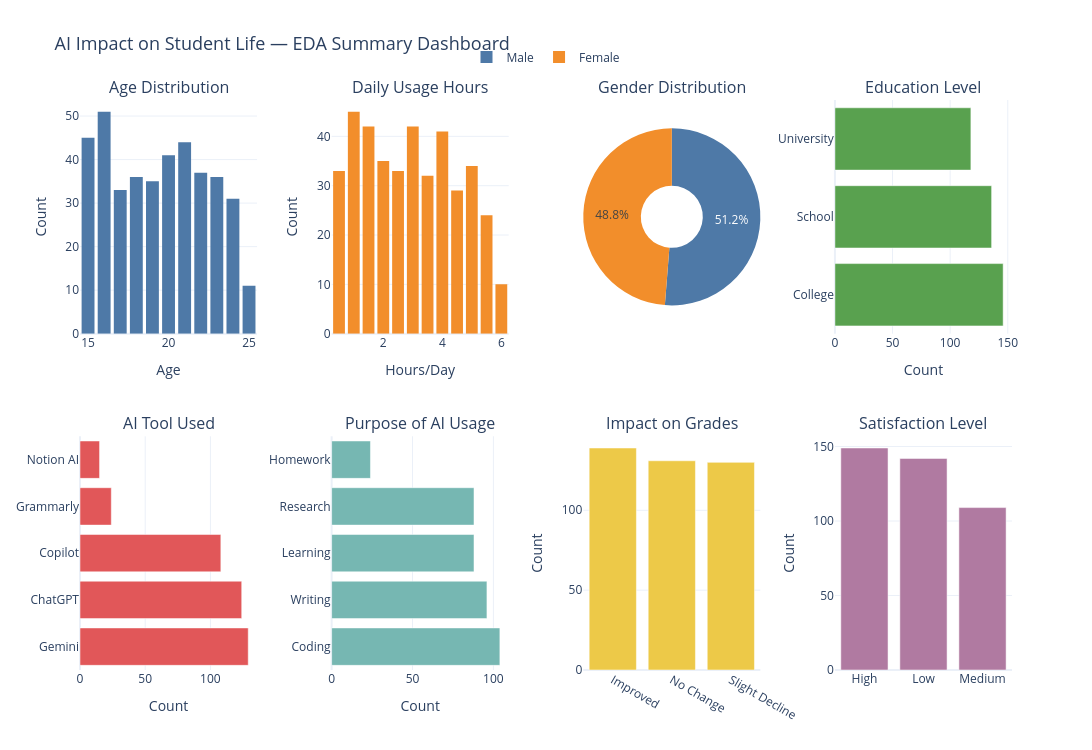

Notebook cell for this chart:
### Markdown cell above
# Lastly Compact interactive dashboard that summarizes the key EDA charts

### Code cell
import plotly.graph_objects as go
from plotly.subplots import make_subplots

# Prepare data
age_data = df['Age']
usage_data = df['Daily_Usage_Hours']
gender_counts = df['Gender'].value_counts()
edu_counts = df['Education_Level'].value_counts()
tool_counts = df['AI_Tool_Used'].value_counts()
purpose_counts = df['Purpose'].value_counts()
impact_counts = df['Impact_on_Grades'].value_counts()
sat_counts = df['Satisfaction_Level'].value_counts()

# Color palette
colors = ['#4E79A7', '#F28E2B', '#59A14F', '#E15759', '#76B7B2', '#EDC948', '#B07AA1', '#FF9DA7']

fig = make_subplots(
    rows=2,
    cols=4,
    subplot_titles=(
        'Age Distribution',
        'Daily Usage Hours',
        'Gender Distribution',
        'Education Level',
        'AI Tool Used',
        'Purpose of AI Usage',
        'Impact on Grades',
        'Satisfaction Level'
    ),
    specs=[
        [{"type": "xy"}, {"type": "xy"}, {"type": "domain"}, {"type": "xy"}],
        [{"type": "xy"}, {"type": "xy"}, {"type": "xy"}, {"type": "xy"}]
    ],
    vertical_spacing=0.18,
    horizontal_spacing=0.08
)

# 1) Age histogram (row 1, col 1)
fig.add_trace(
    go.Histogram(x=age_data, nbinsx=15, name='Age', marker_color=colors[0], showlegend=False,
                 hovertemplate='Age: %{x}<br>Count: %{y}<extra></extra>'),
    row=1, col=1
)

# 2) Daily Usage Hours histogram (row 1, col 2)
fig.add_trace(
    go.Histogram(x=usage_data, nbinsx=15, name='Daily Usage', marker_color=colors[1], showlegend=False,
                 hovertemplate='Hours: %{x}<br>Count: %{y}<extra></extra>'),
    row=1, col=2
)

# 3) Gender pie chart (row 1, col 3)
fig.add_trace(
    go.Pie(labels=gender_counts.index, values=gender_counts.values, name='Gender',
           marker_colors=colors, hole=0.35, showlegend=True,
           hovertemplate='%{label}: %{value} (%{percent})<extra></extra>'),
    row=1, col=3
)

# 4) Education Level bar chart (row 1, col 4)
fig.add_trace(
    go.Bar(x=edu_counts.values, y=edu_counts.index, orientation='h', name='Education',
           marker_color=colors[2], showlegend=False,
           hovertemplate='%{y}: %{x}<extra></extra>'),
    row=1, col=4
)

# 5) AI Tool Used bar chart (row 2, col 1)
fig.add_trace(
    go.Bar(x=tool_counts.values, y=tool_counts.index, orientation='h', name='AI Tool',
           marker_color=colors[3], showlegend=False,
           hovertemplate='%{y}: %{x}<extra></extra>'),
    row=2, col=1
)

# 6) Purpose bar chart (row 2, col 2)
fig.add_trace(
    go.Bar(x=purpose_counts.values, y=purpose_counts.index, orientation='h', name='Purpose',
           marker_color=colors[4], showlegend=False,
           hovertemplate='%{y}: %{x}<extra></extra>'),
    row=2, col=2
)

# 7) Impact on Grades bar chart (row 2, col 3)
fig.add_trace(
    go.Bar(x=impact_counts.index, y=impact_counts.values, name='Impact',
           marker_color=colors[5], showlegend=False,
           hovertemplate='%{x}: %{y}<extra></extra>'),
    row=2, col=3
)

# 8) Satisfaction Level bar chart (row 2, col 4)
fig.add_trace(
    go.Bar(x=sat_counts.index, y=sat_counts.values, name='Satisfaction',
           marker_color=colors[6], showlegend=False,
           hovertemplate='%{x}: %{y}<extra></extra>'),
    row=2, col=4
)

fig.update_layout(
    title=dict(text='AI Impact on Student Life — EDA Summary Dashboard', font=dict(size=18)),
    template='plotly_white',
    height=750,
    width=1400,
    bargap=0.2,
    legend=dict(orientation='h', yanchor='bottom', y=1.05, xanchor='center', x=0.5)
)

# Axis labels
fig.update_xaxes(title_text='Age', row=1, col=1)
fig.update_yaxes(title_text='Count', row=1, col=1)
fig.update_xaxes(title_text='Hours/Day', row=1, col=2)
fig.update_yaxes(title_text='Count', row=1, col=2)
fig.update_xaxes(title_text='Count', row=1, col=4)
fig.update_xaxes(title_text='Count', row=2, col=1)
fig.update_xaxes(title_text='Count', row=2, col=2)
fig.update_yaxes(title_text='Count', row=2, col=3)
fig.update_yaxes(title_text='Count', row=2, col=4)

fig.write_html('dashboard.html')
fig.show()

### Figure 1 — Plotly figure (JSON) as saved in the notebook; plotly's stock layout.template omitted (floating-point values rounded to 4 significant figures; data arrays with more than 128 entries replaced by an {"elided": "..."} marker saying what was removed)
{"data": [{"hovertemplate": "Age: %{x}<br>Count: %{y}<extra></extra>", "marker": {"color": "#4E79A7"}, "name": "Age", "nbinsx": 15, "showlegend": false, "type": "histogram", "x": {"elided": "400 int values"}, "xaxis": "x", "yaxis": "y"}, {"hovertemplate": "Hours: %{x}<br>Count: %{y}<extra></extra>", "marker": {"color": "#F28E2B"}, "name": "Daily Usage", "nbinsx": 15, "showlegend": false, "type": "histogram", "x": {"elided": "400 float values"}, "xaxis": "x2", "yaxis": "y2"}, {"domain": {"x": [0.54, 0.73], "y": [0.59, 1.0]}, "hole": 0.35, "hovertemplate": "%{label}: %{value} (%{percent})<extra></extra>", "labels": ["Male", "Female"], "marker": {"colors": ["#4E79A7", "#F28E2B", "#59A14F", "#E15759", "#76B7B2", "#EDC948", "#B07AA1", "#FF9DA7"]}, "name": "Gender", "showlegend": true, "type": "pie", "values": [205, 195]}, {"hovertemplate": "%{y}: %{x}<extra></extra>", "marker": {"color": "#59A14F"}, "name": "Education", "orientation": "h", "showlegend": false, "type": "bar", "x": [146, 136, 118], "xaxis": "x3", "y": ["College", "School", "University"], "yaxis": "y3"}, {"hovertemplate": "%{y}: %{x}<extra></extra>", "marker": {"color": "#E15759"}, "name": "AI Tool", "orientation": "h", "showlegend": false, "type": "bar", "x": [129, 124, 108, 24, 15], "xaxis": "x4", "y": ["Gemini", "ChatGPT", "Copilot", "Grammarly", "Notion AI"], "yaxis": "y4"}, {"hovertemplate": "%{y}: %{x}<extra></extra>", "marker": {"color": "#76B7B2"}, "name": "Purpose", "orientation": "h", "showlegend": false, "type": "bar", "x": [104, 96, 88, 88, 24], "xaxis": "x5", "y": ["Coding", "Writing", "Learning", "Research", "Homework"], "yaxis": "y5"}, {"hovertemplate": "%{x}: %{y}<extra></extra>", "marker": {"color": "#EDC948"}, "name": "Impact", "showlegend": false, "type": "bar", "x": ["Improved", "No Change", "Slight Decline"], "xaxis": "x6", "y": [139, 131, 130], "yaxis": "y6"}, {"hovertemplate": "%{x}: %{y}<extra></extra>", "marker": {"color": "#B07AA1"}, "name": "Satisfaction", "showlegend": false, "type": "bar", "x": ["High", "Low", "Medium"], "xaxis": "x7", "y": [149, 142, 109], "yaxis": "y7"}], "layout": {"annotations": [{"font": {"size": 16}, "showarrow": false, "text": "Age Distribution", "x": 0.095, "xanchor": "center", "xref": "paper", "y": 1.0, "yanchor": "bottom", "yref": "paper"}, {"font": {"size": 16}, "showarrow": false, "text": "Daily Usage Hours", "x": 0.365, "xanchor": "center", "xref": "paper", "y": 1.0, "yanchor": "bottom", "yref": "paper"}, {"font": {"size": 16}, "showarrow": false, "text": "Gender Distribution", "x": 0.635, "xanchor": "center", "xref": "paper", "y": 1.0, "yanchor": "bottom", "yref": "paper"}, {"font": {"size": 16}, "showarrow": false, "text": "Education Level", "x": 0.905, "xanchor": "center", "xref": "paper", "y": 1.0, "yanchor": "bottom", "yref": "paper"}, {"font": {"size": 16}, "showarrow": false, "text": "AI Tool Used", "x": 0.095, "xanchor": "center", "xref": "paper", "y": 0.41, "yanchor": "bottom", "yref": "paper"}, {"font": {"size": 16}, "showarrow": false, "text": "Purpose of AI Usage", "x": 0.365, "xanchor": "center", "xref": "paper", "y": 0.41, "yanchor": "bottom", "yref": "paper"}, {"font": {"size": 16}, "showarrow": false, "text": "Impact on Grades", "x": 0.635, "xanchor": "center", "xref": "paper", "y": 0.41, "yanchor": "bottom", "yref": "paper"}, {"font": {"size": 16}, "showarrow": false, "text": "Satisfaction Level", "x": 0.905, "xanchor": "center", "xref": "paper", "y": 0.41, "yanchor": "bottom", "yref": "paper"}], "bargap": 0.2, "height": 750, "legend": {"orientation": "h", "x": 0.5, "xanchor": "center", "y": 1.05, "yanchor": "bottom"}, "title": {"font": {"size": 18}, "text": "AI Impact on Student Life — EDA Summary Dashboard"}, "width": 1400, "xaxis": {"anchor": "y", "domain": [0.0, 0.19], "title": {"text": "Age"}}, "xaxis2": {"anchor": "y2", "domain": [0.27, 0.46], "title": {"text": "Hours/Day"}}, "xaxis3": {"anchor": "y3", "domain": [0.81, 1.0], "title": {"text": "Count"}}, "xaxis4": {"anchor": "y4", "domain": [0.0, 0.19], "title": {"text": "Count"}}, "xaxis5": {"anchor": "y5", "domain": [0.27, 0.46], "title": {"text": "Count"}}, "xaxis6": {"anchor": "y6", "domain": [0.54, 0.73]}, "xaxis7": {"anchor": "y7", "domain": [0.81, 1.0]}, "yaxis": {"anchor": "x", "domain": [0.59, 1.0], "title": {"text": "Count"}}, "yaxis2": {"anchor": "x2", "domain": [0.59, 1.0], "title": {"text": "Count"}}, "yaxis3": {"anchor": "x3", "domain": [0.59, 1.0]}, "yaxis4": {"anchor": "x4", "domain": [0.0, 0.41]}, "yaxis5": {"anchor": "x5", "domain": [0.0, 0.41]}, "yaxis6": {"anchor": "x6", "domain": [0.0, 0.41], "title": {"text": "Count"}}, "yaxis7": {"anchor": "x7", "domain": [0.0, 0.41], "title": {"text": "Count"}}}}
